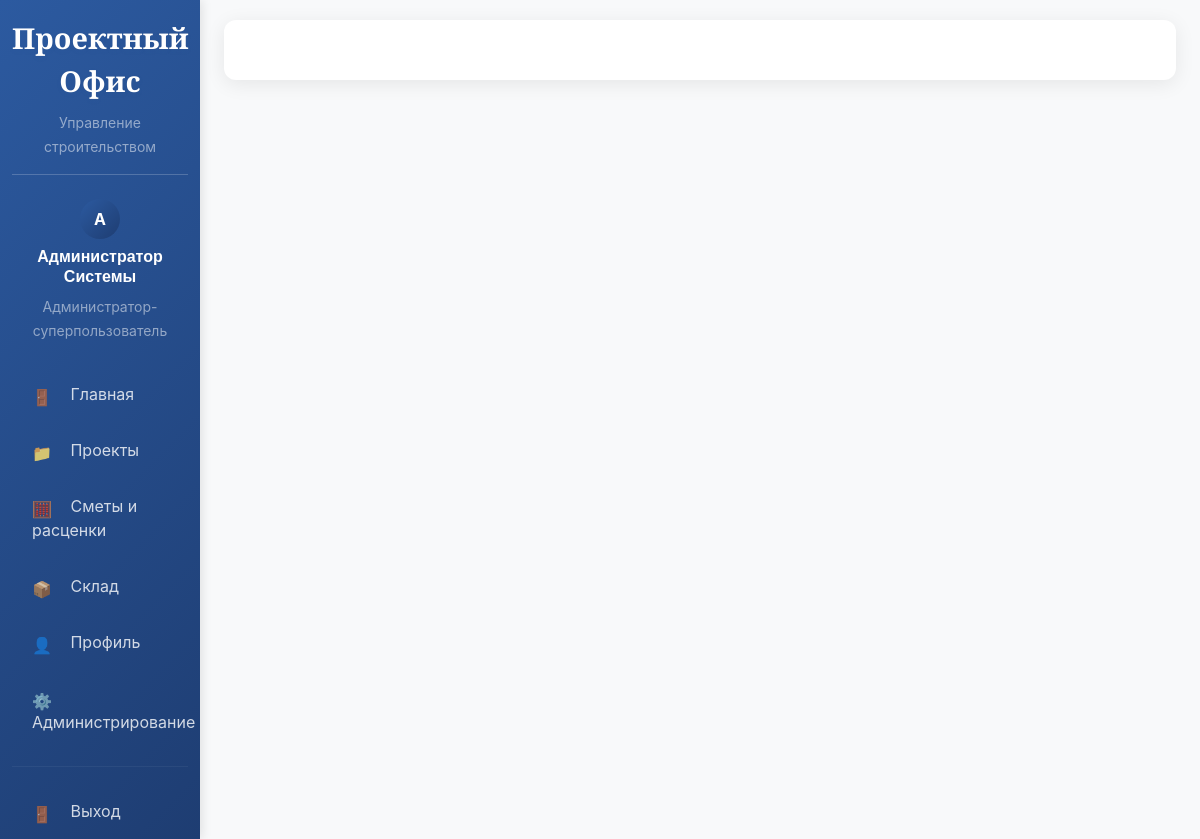
Screenshot of /app/ (signed in) with the database file from the repository.
### accounts/models.py (models this page shows, shortened)
class User(AbstractUser):
    class Role(models.TextChoices):
        ADMIN = 'admin', _('Администратор-суперпользователь')
        CHIEF_ENGINEER = 'chief_engineer', _('Главный инженер')
        FOREMAN = 'foreman', _('Прораб')
        WAREHOUSE_KEEPER = 'warehouse_keeper', _('Кладовщик')
        SUPPLIER = 'supplier', _('Снабженец')
        ECONOMIST = 'economist', _('Экономист/Начальник коммерческого отдела')
        CONTRACTOR = 'contractor', _('Подрядчик')
    email = models.EmailField(_('Email адрес'), unique=True, blank=True, null=True)
    role = models.CharField(
        _('Роль'),
        max_length=20,
        choices=Role.choices,
        default=Role.CONTRACTOR
    )
    phone = models.CharField(_('Телефон'), max_length=20, blank=True)
    is_active_session = models.BooleanField(_('Активная сессия'), default=False)
    device_fingerprint = models.CharField(
        _('Отпечаток устройства'),
        max_length=128,
        blank=True,
        help_text=_('Уникальный идентификатор устройства пользователя')
    )
    last_login_ip = models.GenericIPAddressField(_('Последний IP'), blank=True, null=True)
    failed_login_attempts = models.PositiveIntegerField(_('Неудачные попытки входа'), default=0)
    locked_until = models.DateTimeField(_('Заблокирован до'), blank=True, null=True)
    created_at = models.DateTimeField(_('Дата создания'), auto_now_add=True)
    updated_at = models.DateTimeField(_('Дата обновления'), auto_now=True)
    objects = UserManager()
    USERNAME_FIELD = 'email'
    REQUIRED_FIELDS = ['first_name', 'last_name']
    class Meta:
        verbose_name = _('Пользователь')
        verbose_name_plural = _('Пользователи')
        db_table = 'users'
    def get_full_name(self):
        full_name = f"{self.first_name} {self.last_name}".strip()
        if full_name:
            return full_name
        elif self.email:
            return self.email
        else:
            return f"User {self.id}"
    def is_admin_role(self):
        return self.role == self.Role.ADMIN or self.is_superuser
    def can_manage_warehouse(self):
        return self.is_admin_role() or self.is_chief_engineer_role() or self.is_warehouse_keeper_role() or self.is_supplier_role()
    def can_view_projects(self):
        return self.is_admin_role() or self.is_chief_engineer_role() or self.is_foreman_role() or self.is_contractor_role()
    def can_view_estimates(self):
        return self.is_admin_role() or self.is_chief_engineer_role() or self.is_foreman_role()

### templates/react_app.html (shortened to what this page needs)
{% extends 'base.html' %}
{% load static %}
{% block extra_css %}
<link rel="stylesheet" href="{% static 'frontend/assets/index.css' %}">
{% endblock %}

### templates/base.html (shortened to what this page needs)
{% load static %}
<!DOCTYPE html>
<html lang="ru">
<head>
    <link href="https://cdn.jsdelivr.net/npm/bootstrap@5.3.0/dist/css/bootstrap.min.css" rel="stylesheet">
    <link href="https://cdn.jsdelivr.net/npm/bootstrap-icons@1.11.3/font/bootstrap-icons.css" rel="stylesheet">
    <link href="https://cdnjs.cloudflare.com/ajax/libs/bootstrap-icons/1.11.3/bootstrap-icons.min.css" rel="stylesheet">
    <link href="{% static 'css/complete-icons.css' %}" rel="stylesheet">
    {% block extra_css %}{% endblock %}
</head>
<body>
    <div class="container-fluid">
        <div class="row">
            {% if user.is_authenticated %}
            <nav class="col-md-3 col-lg-2 d-md-block sidebar collapse" id="sidebarMenu">
                <div class="position-sticky pt-3">
                    <div class="text-center mb-4 pb-3 border-bottom" style="border-color: rgba(255,255,255,0.2) !important;">
                        <div class="brand-title text-white mb-2" style="color: white !important; -webkit-text-fill-color: white !important;">
                            Проектный Офис
                        </div>
                        <small class="text-white-50">Управление строительством</small>
                    </div>
                    <div class="text-center mb-4">
                        <div class="user-avatar mx-auto mb-2">
                            {{ user.first_name.0|default:user.email.0|upper }}
                        </div>
                        <h6 class="text-white">{{ user.get_full_name|default:user.email }}</h6>
                        <small class="text-white-50">{{ user.get_role_display }}</small>
                    </div>
                    <ul class="nav flex-column">
                        {% if user.is_superuser %}
                        <li class="nav-item">
                            <a class="nav-link {% if request.resolver_match.url_name == 'dashboard' %}active{% endif %}" href="{% url 'projects:dashboard' %}">
                                <i class="bi bi-house-door"></i>
                                Главная
                            </a>
                        </li>
                        {% endif %}
                        {% if user.can_view_projects %}
                        <li class="nav-item">
                            <a class="nav-link {% if request.resolver_match.url_name == 'list' %}active{% endif %}" href="{% url 'projects:list' %}">
                                <i class="bi bi-folder"></i>
                                Проекты
                            </a>
                        </li>
                        {% endif %}
                        {% if user.can_view_estimates %}
                        <li class="nav-item">
                            <a class="nav-link {% if 'estimate' in request.resolver_match.url_name %}active{% endif %}" href="{% url 'projects:estimate_rates_list' %}">
                                <i class="bi bi-calculator"></i>
                                Сметы и расценки
                            </a>
                        </li>
                        {% endif %}
                        {% if user.can_manage_warehouse %}
                        <li class="nav-item">
                            <a class="nav-link {% if 'warehouse' in request.resolver_match.url_name %}active{% endif %}" href="{% url 'warehouse:dashboard' %}">
                                <i class="bi bi-box-seam"></i>
                                Склад
                            </a>
                        </li>
                        {% endif %}
                        <li class="nav-item">
                            <a class="nav-link {% if request.resolver_match.url_name == 'profile' %}active{% endif %}" href="{% url 'accounts:profile' %}">
                                <i class="bi bi-person"></i>
                                Профиль
                            </a>
                        </li>
                        {% if user.is_admin_role %}
                        <li class="nav-item">
                            <a class="nav-link" href="{% url 'admin_panel:dashboard' %}">
                                <i class="bi bi-gear"></i>
                                Администрирование
                            </a>
                        </li>
                        {% endif %}
                    </ul>
                    <hr class="my-3" style="border-color: rgba(255,255,255,0.2);">
                    <ul class="nav flex-column">
                        <li class="nav-item">
                            <a class="nav-link" href="{% url 'accounts:logout' %}">
                                <i class="bi bi-box-arrow-right"></i>
                                Выход
                            </a>
                        </li>
                    </ul>
                </div>
            </nav>
            {% endif %}
            <main class="col-md-9 ms-sm-auto col-lg-10 px-md-4">
                <div class="main-content fade-in">
                </div>
            </main>
        </div>
    </div>
</body>
</html>

### templates/base.html (style rules this page uses)
:root { --primary-color: #2c5aa0; --secondary-color: #f8f9fa; --accent-color: #ff6b35; --success-color: #28a745; --warning-color: #ffc107; --danger-color: #dc3545; --dark-color: #343a40; --light-color: #f8f9fa; }
body { font-family: 'Inter', -apple-system, BlinkMacSystemFont, 'Segoe UI', Roboto, sans-serif; background-color: var(--secondary-color); font-weight: 400; }
.brand-title { font-family: 'Playfair Display', serif; font-weight: 600; font-size: 1.8rem; background: linear-gradient(135deg, var(--primary-color) 0%, #1e3d72 100%); -webkit-background-clip: text; -webkit-text-fill-color: transparent; background-clip: text; text-shadow: 0 2px 4px rgba(44, 90, 160, 0.1); }
h1, h2, h3, h4, h5, h6 { font-family: 'Inter', sans-serif; font-weight: 600; }
.sidebar { min-height: 100vh; background: linear-gradient(135deg, var(--primary-color) 0%, #1e3d72 100%); box-shadow: 2px 0 10px rgba(0,0,0,0.1); }
.sidebar .nav-link { color: rgba(255,255,255,0.8); padding: 12px 20px; margin: 4px 0; border-radius: 8px; transition: all 0.3s ease; }
.sidebar .nav-link i { margin-right: 10px; width: 20px; text-align: center; }
.main-content { background-color: white; border-radius: 12px; box-shadow: 0 4px 20px rgba(0,0,0,0.08); margin: 20px 0; padding: 30px; }
.user-avatar { width: 40px; height: 40px; border-radius: 50%; background: linear-gradient(135deg, var(--primary-color) 0%, #1e3d72 100%); display: flex; align-items: center; justify-content: center; color: white; font-weight: bold; }
.fade-in { animation: fadeIn 0.5s ease-in; }

### rows the page displays
User: first_name.0 "А", get_full_name "Администратор Системы", role "Администратор-суперпользователь"
